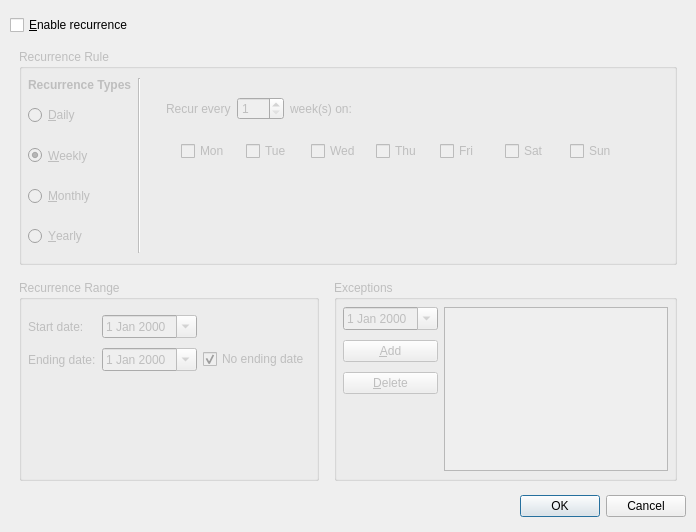
<?xml version="1.0" encoding="UTF-8"?>
<ui version="4.0">
 <class>CalendarEntryRecurrenceEdit</class>
 <widget class="QDialog" name="CalendarEntryRecurrenceEdit">
  <property name="geometry">
   <rect>
    <x>0</x>
    <y>0</y>
    <width>696</width>
    <height>532</height>
   </rect>
  </property>
  <property name="windowTitle">
   <string>Edit recurrence</string>
  </property>
  <property name="windowIcon">
   <iconset resource="resource.qrc">
    <normaloff>:/view-calendar</normaloff>:/view-calendar</iconset>
  </property>
  <layout class="QVBoxLayout" name="verticalLayout_7">
   <property name="spacing">
    <number>5</number>
   </property>
   <property name="leftMargin">
    <number>10</number>
   </property>
   <property name="topMargin">
    <number>15</number>
   </property>
   <property name="rightMargin">
    <number>10</number>
   </property>
   <property name="bottomMargin">
    <number>15</number>
   </property>
   <item>
    <widget class="QCheckBox" name="recurrenceBox">
     <property name="text">
      <string>&amp;Enable recurrence</string>
     </property>
    </widget>
   </item>
   <item>
    <widget class="QWidget" name="recurrenceWidget" native="true">
     <property name="enabled">
      <bool>false</bool>
     </property>
     <layout class="QVBoxLayout" name="verticalLayout_6">
      <property name="spacing">
       <number>15</number>
      </property>
      <item>
       <widget class="QGroupBox" name="groupBox">
        <property name="sizePolicy">
         <sizepolicy hsizetype="Preferred" vsizetype="Expanding">
          <horstretch>0</horstretch>
          <verstretch>0</verstretch>
         </sizepolicy>
        </property>
        <property name="title">
         <string>Recurrence Rule</string>
        </property>
        <layout class="QHBoxLayout" name="horizontalLayout">
         <property name="leftMargin">
          <number>6</number>
         </property>
         <property name="rightMargin">
          <number>6</number>
         </property>
         <item>
          <widget class="QWidget" name="widget_2" native="true">
           <layout class="QVBoxLayout" name="verticalLayout_10">
            <property name="margin">
             <number>0</number>
            </property>
            <item>
             <layout class="QVBoxLayout" name="verticalLayout_9">
              <item>
               <widget class="QLabel" name="label">
                <property name="font">
                 <font>
                  <weight>75</weight>
                  <bold>true</bold>
                 </font>
                </property>
                <property name="text">
                 <string>Recurrence Types</string>
                </property>
               </widget>
              </item>
              <item>
               <widget class="QRadioButton" name="dailyButton">
                <property name="sizePolicy">
                 <sizepolicy hsizetype="Minimum" vsizetype="Expanding">
                  <horstretch>0</horstretch>
                  <verstretch>0</verstretch>
                 </sizepolicy>
                </property>
                <property name="text">
                 <string>&amp;Daily</string>
                </property>
               </widget>
              </item>
              <item>
               <widget class="QRadioButton" name="weeklyButton">
                <property name="sizePolicy">
                 <sizepolicy hsizetype="Minimum" vsizetype="Expanding">
                  <horstretch>0</horstretch>
                  <verstretch>0</verstretch>
                 </sizepolicy>
                </property>
                <property name="text">
                 <string>&amp;Weekly</string>
                </property>
                <property name="checked">
                 <bool>true</bool>
                </property>
               </widget>
              </item>
              <item>
               <widget class="QRadioButton" name="monthlyButton">
                <property name="sizePolicy">
                 <sizepolicy hsizetype="Minimum" vsizetype="Expanding">
                  <horstretch>0</horstretch>
                  <verstretch>0</verstretch>
                 </sizepolicy>
                </property>
                <property name="text">
                 <string>&amp;Monthly</string>
                </property>
               </widget>
              </item>
              <item>
               <widget class="QRadioButton" name="yearlyButton">
                <property name="sizePolicy">
                 <sizepolicy hsizetype="Minimum" vsizetype="Expanding">
                  <horstretch>0</horstretch>
                  <verstretch>0</verstretch>
                 </sizepolicy>
                </property>
                <property name="text">
                 <string>&amp;Yearly</string>
                </property>
               </widget>
              </item>
             </layout>
            </item>
           </layout>
          </widget>
         </item>
         <item>
          <widget class="Line" name="line">
           <property name="orientation">
            <enum>Qt::Vertical</enum>
           </property>
          </widget>
         </item>
         <item>
          <layout class="QVBoxLayout" name="verticalLayout_4">
           <item>
            <widget class="QStackedWidget" name="ruleWidget">
             <property name="currentIndex">
              <number>1</number>
             </property>
             <widget class="QWidget" name="dailyWidget">
              <layout class="QHBoxLayout" name="horizontalLayout_2">
               <property name="leftMargin">
                <number>10</number>
               </property>
               <item>
                <widget class="QLabel" name="label_2">
                 <property name="text">
                  <string>Recur every</string>
                 </property>
                </widget>
               </item>
               <item>
                <widget class="QSpinBox" name="recurDayBox">
                 <property name="minimum">
                  <number>1</number>
                 </property>
                 <property name="maximum">
                  <number>999</number>
                 </property>
                </widget>
               </item>
               <item>
                <widget class="QLabel" name="label_3">
                 <property name="text">
                  <string extracomment="Recur every x day(s)">day(s)</string>
                 </property>
                </widget>
               </item>
               <item>
                <spacer name="horizontalSpacer">
                 <property name="orientation">
                  <enum>Qt::Horizontal</enum>
                 </property>
                 <property name="sizeHint" stdset="0">
                  <size>
                   <width>40</width>
                   <height>20</height>
                  </size>
                 </property>
                </spacer>
               </item>
              </layout>
             </widget>
             <widget class="QWidget" name="weeklyWidget">
              <layout class="QVBoxLayout" name="verticalLayout_2">
               <item>
                <layout class="QHBoxLayout" name="horizontalLayout_3">
                 <property name="leftMargin">
                  <number>10</number>
                 </property>
                 <property name="topMargin">
                  <number>10</number>
                 </property>
                 <property name="bottomMargin">
                  <number>15</number>
                 </property>
                 <item>
                  <widget class="QLabel" name="label_4">
                   <property name="text">
                    <string>Recur every</string>
                   </property>
                  </widget>
                 </item>
                 <item>
                  <widget class="QSpinBox" name="recurWeekBox">
                   <property name="minimum">
                    <number>1</number>
                   </property>
                   <property name="maximum">
                    <number>200</number>
                   </property>
                  </widget>
                 </item>
                 <item>
                  <widget class="QLabel" name="label_5">
                   <property name="text">
                    <string extracomment="Recur every x week(s) on:">week(s) on:</string>
                   </property>
                  </widget>
                 </item>
                 <item>
                  <spacer name="horizontalSpacer_3">
                   <property name="orientation">
                    <enum>Qt::Horizontal</enum>
                   </property>
                   <property name="sizeHint" stdset="0">
                    <size>
                     <width>40</width>
                     <height>20</height>
                    </size>
                   </property>
                  </spacer>
                 </item>
                </layout>
               </item>
               <item>
                <layout class="QHBoxLayout" name="horizontalLayout_4">
                 <property name="leftMargin">
                  <number>25</number>
                 </property>
                 <property name="rightMargin">
                  <number>30</number>
                 </property>
                 <item>
                  <widget class="QCheckBox" name="mondayBox">
                   <property name="text">
                    <string notr="true">Mon</string>
                   </property>
                  </widget>
                 </item>
                 <item>
                  <widget class="QCheckBox" name="tuesdayBox">
                   <property name="text">
                    <string notr="true">Tue</string>
                   </property>
                  </widget>
                 </item>
                 <item>
                  <widget class="QCheckBox" name="wednesdayBox">
                   <property name="text">
                    <string notr="true">Wed</string>
                   </property>
                  </widget>
                 </item>
                 <item>
                  <widget class="QCheckBox" name="thursdayBox">
                   <property name="text">
                    <string notr="true">Thu</string>
                   </property>
                  </widget>
                 </item>
                 <item>
                  <widget class="QCheckBox" name="fridayBox">
                   <property name="text">
                    <string notr="true">Fri</string>
                   </property>
                  </widget>
                 </item>
                 <item>
                  <widget class="QCheckBox" name="saturdayBox">
                   <property name="text">
                    <string notr="true">Sat</string>
                   </property>
                  </widget>
                 </item>
                 <item>
                  <widget class="QCheckBox" name="sundayBox">
                   <property name="text">
                    <string notr="true">Sun</string>
                   </property>
                  </widget>
                 </item>
                </layout>
               </item>
               <item>
                <spacer name="verticalSpacer">
                 <property name="orientation">
                  <enum>Qt::Vertical</enum>
                 </property>
                 <property name="sizeHint" stdset="0">
                  <size>
                   <width>20</width>
                   <height>40</height>
                  </size>
                 </property>
                </spacer>
               </item>
              </layout>
             </widget>
             <widget class="QWidget" name="monthlyWidget">
              <layout class="QVBoxLayout" name="verticalLayout_3">
               <item>
                <layout class="QHBoxLayout" name="horizontalLayout_5">
                 <property name="leftMargin">
                  <number>10</number>
                 </property>
                 <property name="topMargin">
                  <number>10</number>
                 </property>
                 <property name="bottomMargin">
                  <number>15</number>
                 </property>
                 <item>
                  <widget class="QLabel" name="label_7">
                   <property name="text">
                    <string>Recur every</string>
                   </property>
                  </widget>
                 </item>
                 <item>
                  <widget class="QSpinBox" name="recurMonthBox">
                   <property name="minimum">
                    <number>1</number>
                   </property>
                  </widget>
                 </item>
                 <item>
                  <widget class="QLabel" name="label_6">
                   <property name="text">
                    <string extracomment="Recur every x month(s)">month(s)</string>
                   </property>
                  </widget>
                 </item>
                 <item>
                  <spacer name="horizontalSpacer_2">
                   <property name="orientation">
                    <enum>Qt::Horizontal</enum>
                   </property>
                   <property name="sizeHint" stdset="0">
                    <size>
                     <width>40</width>
                     <height>20</height>
                    </size>
                   </property>
                  </spacer>
                 </item>
                </layout>
               </item>
               <item>
                <layout class="QHBoxLayout" name="horizontalLayout_6">
                 <property name="leftMargin">
                  <number>25</number>
                 </property>
                 <item>
                  <widget class="QRadioButton" name="monthlyByDatesButton">
                   <property name="text">
                    <string>Recur on the</string>
                   </property>
                   <property name="checked">
                    <bool>true</bool>
                   </property>
                  </widget>
                 </item>
                 <item>
                  <widget class="QComboBox" name="monthlyDayInMonthBox"/>
                 </item>
                 <item>
                  <widget class="QLabel" name="label_8">
                   <property name="text">
                    <string extracomment="Recur on the xth day">day</string>
                   </property>
                  </widget>
                 </item>
                 <item>
                  <spacer name="horizontalSpacer_5">
                   <property name="orientation">
                    <enum>Qt::Horizontal</enum>
                   </property>
                   <property name="sizeHint" stdset="0">
                    <size>
                     <width>40</width>
                     <height>20</height>
                    </size>
                   </property>
                  </spacer>
                 </item>
                </layout>
               </item>
               <item>
                <layout class="QHBoxLayout" name="horizontalLayout_7">
                 <property name="leftMargin">
                  <number>25</number>
                 </property>
                 <item>
                  <widget class="QRadioButton" name="monthlyByDaysButton">
                   <property name="text">
                    <string>Recur on the</string>
                   </property>
                  </widget>
                 </item>
                 <item>
                  <widget class="QComboBox" name="monthlyWeekInMonthBox"/>
                 </item>
                 <item>
                  <widget class="QComboBox" name="monthlyDayInWeekBox">
                   <property name="minimumSize">
                    <size>
                     <width>125</width>
                     <height>0</height>
                    </size>
                   </property>
                  </widget>
                 </item>
                 <item>
                  <spacer name="horizontalSpacer_6">
                   <property name="orientation">
                    <enum>Qt::Horizontal</enum>
                   </property>
                   <property name="sizeHint" stdset="0">
                    <size>
                     <width>40</width>
                     <height>20</height>
                    </size>
                   </property>
                  </spacer>
                 </item>
                </layout>
               </item>
               <item>
                <spacer name="verticalSpacer_2">
                 <property name="orientation">
                  <enum>Qt::Vertical</enum>
                 </property>
                 <property name="sizeHint" stdset="0">
                  <size>
                   <width>20</width>
                   <height>40</height>
                  </size>
                 </property>
                </spacer>
               </item>
              </layout>
             </widget>
             <widget class="QWidget" name="yearlyWidget">
              <layout class="QVBoxLayout" name="verticalLayout_8">
               <item>
                <layout class="QHBoxLayout" name="horizontalLayout_8">
                 <property name="leftMargin">
                  <number>10</number>
                 </property>
                 <property name="topMargin">
                  <number>10</number>
                 </property>
                 <property name="bottomMargin">
                  <number>15</number>
                 </property>
                 <item>
                  <widget class="QLabel" name="label_10">
                   <property name="text">
                    <string>Recur every</string>
                   </property>
                  </widget>
                 </item>
                 <item>
                  <widget class="QSpinBox" name="recurYearBox">
                   <property name="minimum">
                    <number>1</number>
                   </property>
                  </widget>
                 </item>
                 <item>
                  <widget class="QLabel" name="label_9">
                   <property name="text">
                    <string extracomment="Recur every x year(s)">year(s)</string>
                   </property>
                  </widget>
                 </item>
                 <item>
                  <spacer name="horizontalSpacer_4">
                   <property name="orientation">
                    <enum>Qt::Horizontal</enum>
                   </property>
                   <property name="sizeHint" stdset="0">
                    <size>
                     <width>40</width>
                     <height>20</height>
                    </size>
                   </property>
                  </spacer>
                 </item>
                </layout>
               </item>
               <item>
                <layout class="QHBoxLayout" name="horizontalLayout_9">
                 <property name="leftMargin">
                  <number>25</number>
                 </property>
                 <item>
                  <widget class="QRadioButton" name="yearlyByDateButton">
                   <property name="text">
                    <string extracomment="Recur on day [day] of [month]">Recur on day</string>
                   </property>
                   <property name="checked">
                    <bool>true</bool>
                   </property>
                  </widget>
                 </item>
                 <item>
                  <widget class="QSpinBox" name="yearlyDayInMonthBox">
                   <property name="minimum">
                    <number>1</number>
                   </property>
                   <property name="maximum">
                    <number>31</number>
                   </property>
                  </widget>
                 </item>
                 <item>
                  <widget class="QLabel" name="label_11">
                   <property name="text">
                    <string extracomment="Recur on day [day] of [month]">of</string>
                   </property>
                  </widget>
                 </item>
                 <item>
                  <widget class="QComboBox" name="yearlyMonthInYearBox_ByDate">
                   <property name="minimumSize">
                    <size>
                     <width>125</width>
                     <height>0</height>
                    </size>
                   </property>
                  </widget>
                 </item>
                 <item>
                  <spacer name="horizontalSpacer_7">
                   <property name="orientation">
                    <enum>Qt::Horizontal</enum>
                   </property>
                   <property name="sizeHint" stdset="0">
                    <size>
                     <width>40</width>
                     <height>20</height>
                    </size>
                   </property>
                  </spacer>
                 </item>
                </layout>
               </item>
               <item>
                <layout class="QHBoxLayout" name="horizontalLayout_10">
                 <property name="leftMargin">
                  <number>25</number>
                 </property>
                 <item>
                  <widget class="QRadioButton" name="yearlyByDaysButton">
                   <property name="text">
                    <string>Recur on the</string>
                   </property>
                  </widget>
                 </item>
                 <item>
                  <widget class="QComboBox" name="yearlyWeekInMonthBox"/>
                 </item>
                 <item>
                  <widget class="QComboBox" name="yearlyDayInWeekBox">
                   <property name="minimumSize">
                    <size>
                     <width>125</width>
                     <height>0</height>
                    </size>
                   </property>
                  </widget>
                 </item>
                 <item>
                  <widget class="QLabel" name="label_12">
                   <property name="text">
                    <string extracomment="Recur on the [day] [week] of [month]">of</string>
                   </property>
                  </widget>
                 </item>
                 <item>
                  <widget class="QComboBox" name="yearlyMonthInYearBox_ByDay">
                   <property name="minimumSize">
                    <size>
                     <width>125</width>
                     <height>0</height>
                    </size>
                   </property>
                  </widget>
                 </item>
                 <item>
                  <spacer name="horizontalSpacer_8">
                   <property name="orientation">
                    <enum>Qt::Horizontal</enum>
                   </property>
                   <property name="sizeHint" stdset="0">
                    <size>
                     <width>40</width>
                     <height>20</height>
                    </size>
                   </property>
                  </spacer>
                 </item>
                </layout>
               </item>
               <item>
                <spacer name="verticalSpacer_6">
                 <property name="orientation">
                  <enum>Qt::Vertical</enum>
                 </property>
                 <property name="sizeHint" stdset="0">
                  <size>
                   <width>20</width>
                   <height>40</height>
                  </size>
                 </property>
                </spacer>
               </item>
              </layout>
             </widget>
            </widget>
           </item>
           <item>
            <spacer name="verticalSpacer_3">
             <property name="orientation">
              <enum>Qt::Vertical</enum>
             </property>
             <property name="sizeHint" stdset="0">
              <size>
               <width>20</width>
               <height>40</height>
              </size>
             </property>
            </spacer>
           </item>
          </layout>
         </item>
        </layout>
       </widget>
      </item>
      <item>
       <layout class="QHBoxLayout" name="horizontalLayout_12">
        <item>
         <widget class="QGroupBox" name="groupBox_2">
          <property name="title">
           <string>Recurrence Range</string>
          </property>
          <layout class="QGridLayout" name="gridLayout">
           <property name="leftMargin">
            <number>6</number>
           </property>
           <property name="topMargin">
            <number>15</number>
           </property>
           <property name="rightMargin">
            <number>6</number>
           </property>
           <property name="verticalSpacing">
            <number>10</number>
           </property>
           <item row="0" column="0">
            <widget class="QLabel" name="label_13">
             <property name="text">
              <string>Start date:</string>
             </property>
             <property name="buddy">
              <cstring>startDate</cstring>
             </property>
            </widget>
           </item>
           <item row="0" column="1">
            <widget class="QDateEdit" name="startDate">
             <property name="enabled">
              <bool>false</bool>
             </property>
             <property name="calendarPopup">
              <bool>true</bool>
             </property>
            </widget>
           </item>
           <item row="1" column="0">
            <widget class="QLabel" name="label_14">
             <property name="text">
              <string>Ending date:</string>
             </property>
             <property name="buddy">
              <cstring>endDate</cstring>
             </property>
            </widget>
           </item>
           <item row="1" column="1">
            <widget class="QDateEdit" name="endDate">
             <property name="enabled">
              <bool>false</bool>
             </property>
             <property name="calendarPopup">
              <bool>true</bool>
             </property>
            </widget>
           </item>
           <item row="1" column="2">
            <widget class="QCheckBox" name="endingDateBox">
             <property name="text">
              <string>No ending date</string>
             </property>
             <property name="checked">
              <bool>true</bool>
             </property>
            </widget>
           </item>
           <item row="2" column="0" colspan="3">
            <spacer name="verticalSpacer_5">
             <property name="orientation">
              <enum>Qt::Vertical</enum>
             </property>
             <property name="sizeHint" stdset="0">
              <size>
               <width>20</width>
               <height>40</height>
              </size>
             </property>
            </spacer>
           </item>
          </layout>
         </widget>
        </item>
        <item>
         <widget class="QGroupBox" name="groupBox_3">
          <property name="title">
           <string>Exceptions</string>
          </property>
          <layout class="QHBoxLayout" name="horizontalLayout_11">
           <property name="leftMargin">
            <number>6</number>
           </property>
           <property name="topMargin">
            <number>7</number>
           </property>
           <property name="rightMargin">
            <number>6</number>
           </property>
           <property name="bottomMargin">
            <number>7</number>
           </property>
           <item>
            <layout class="QVBoxLayout" name="verticalLayout_5">
             <property name="spacing">
              <number>10</number>
             </property>
             <item>
              <widget class="QDateEdit" name="exceptionDateEdit">
               <property name="calendarPopup">
                <bool>true</bool>
               </property>
              </widget>
             </item>
             <item>
              <widget class="QPushButton" name="exceptionAddButton">
               <property name="text">
                <string>&amp;Add</string>
               </property>
              </widget>
             </item>
             <item>
              <widget class="QPushButton" name="exceptionDeleteButton">
               <property name="text">
                <string>&amp;Delete</string>
               </property>
              </widget>
             </item>
             <item>
              <spacer name="verticalSpacer_4">
               <property name="orientation">
                <enum>Qt::Vertical</enum>
               </property>
               <property name="sizeHint" stdset="0">
                <size>
                 <width>20</width>
                 <height>40</height>
                </size>
               </property>
              </spacer>
             </item>
            </layout>
           </item>
           <item>
            <widget class="QListWidget" name="exceptionList">
             <property name="sortingEnabled">
              <bool>true</bool>
             </property>
            </widget>
           </item>
          </layout>
         </widget>
        </item>
       </layout>
      </item>
     </layout>
    </widget>
   </item>
   <item>
    <widget class="QDialogButtonBox" name="buttonBox">
     <property name="orientation">
      <enum>Qt::Horizontal</enum>
     </property>
     <property name="standardButtons">
      <set>QDialogButtonBox::Cancel|QDialogButtonBox::Ok</set>
     </property>
    </widget>
   </item>
  </layout>
 </widget>
 <resources>
  <include location="resource.qrc"/>
 </resources>
 <connections>
  <connection>
   <sender>buttonBox</sender>
   <signal>accepted()</signal>
   <receiver>CalendarEntryRecurrenceEdit</receiver>
   <slot>accept()</slot>
   <hints>
    <hint type="sourcelabel">
     <x>228</x>
     <y>506</y>
    </hint>
    <hint type="destinationlabel">
     <x>157</x>
     <y>274</y>
    </hint>
   </hints>
  </connection>
  <connection>
   <sender>buttonBox</sender>
   <signal>rejected()</signal>
   <receiver>CalendarEntryRecurrenceEdit</receiver>
   <slot>reject()</slot>
   <hints>
    <hint type="sourcelabel">
     <x>296</x>
     <y>512</y>
    </hint>
    <hint type="destinationlabel">
     <x>286</x>
     <y>274</y>
    </hint>
   </hints>
  </connection>
  <connection>
   <sender>recurrenceBox</sender>
   <signal>toggled(bool)</signal>
   <receiver>recurrenceWidget</receiver>
   <slot>setEnabled(bool)</slot>
   <hints>
    <hint type="sourcelabel">
     <x>80</x>
     <y>26</y>
    </hint>
    <hint type="destinationlabel">
     <x>94</x>
     <y>43</y>
    </hint>
   </hints>
  </connection>
  <connection>
   <sender>endingDateBox</sender>
   <signal>toggled(bool)</signal>
   <receiver>endDate</receiver>
   <slot>setDisabled(bool)</slot>
   <hints>
    <hint type="sourcelabel">
     <x>226</x>
     <y>358</y>
    </hint>
    <hint type="destinationlabel">
     <x>151</x>
     <y>357</y>
    </hint>
   </hints>
  </connection>
 </connections>
</ui>
